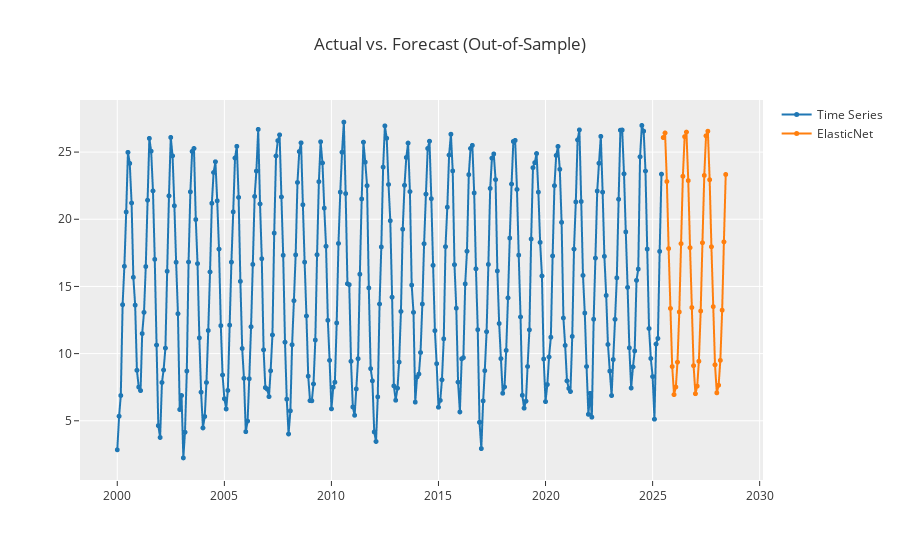

Notebook source saved alongside this figure:
### Code cell
exp.plot_model(final, plot='forecast', data_kwargs= {'fh':36})

### Figure 1 — Plotly figure (JSON) as saved in the notebook; plotly's stock layout.template omitted (floating-point values rounded to 4 significant figures; data arrays with more than 128 entries replaced by an {"elided": "..."} marker saying what was removed)
{"data": [{"line": {"color": "rgb(31, 119, 180)", "width": 2}, "marker": {"color": "rgb(31, 119, 180)", "size": 5}, "mode": "lines+markers", "name": "Time Series", "type": "scattergl", "x": {"elided": "342 str values"}, "xaxis": "x", "y": {"elided": "342 float values"}, "yaxis": "y"}, {"line": {"color": "rgb(255, 127, 14)", "width": 2}, "marker": {"color": "rgb(255, 127, 14)", "size": 5}, "mode": "lines+markers", "name": "ElasticNet", "type": "scattergl", "x": {"elided": "342 str values"}, "xaxis": "x", "y": {"elided": "342 float values"}, "yaxis": "y"}], "layout": {"showlegend": true, "title": {"text": "Actual vs. Forecast (Out-of-Sample)"}, "xaxis": {"anchor": "y", "domain": [0, 1]}, "yaxis": {"anchor": "x", "domain": [0, 1]}}}
